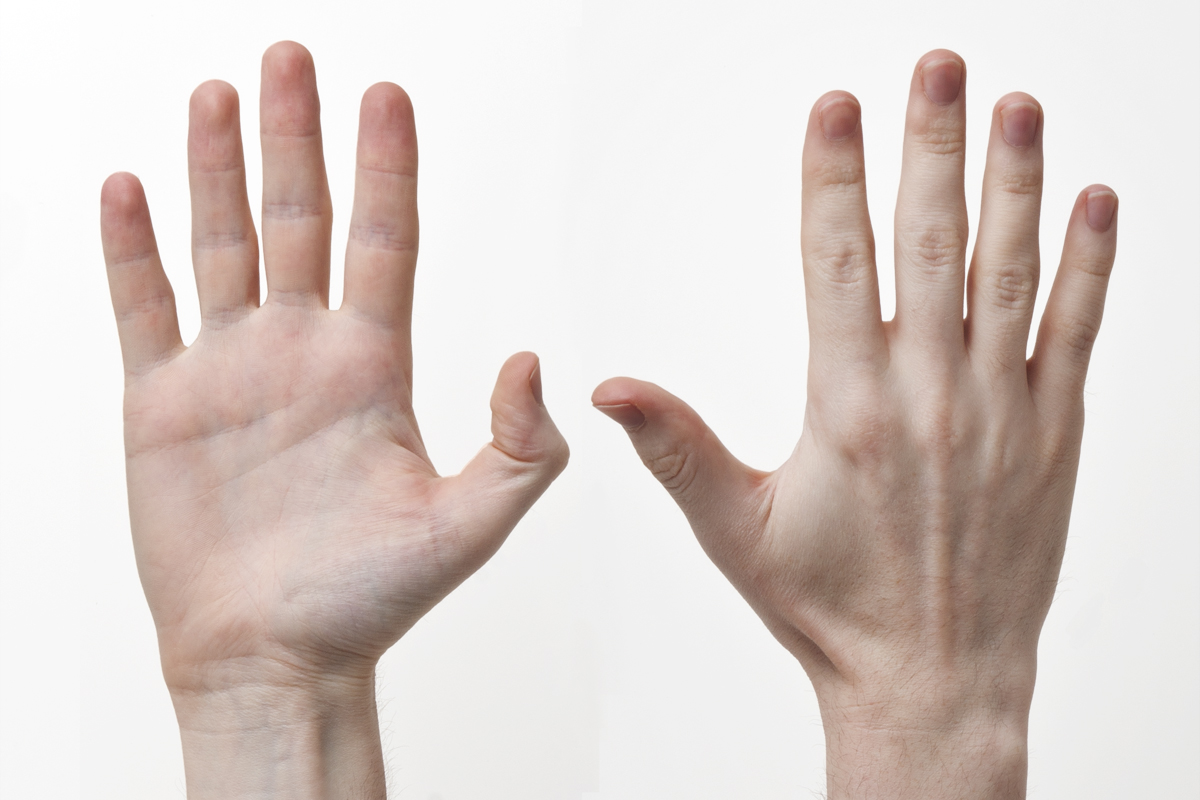
#> input picture data/Hands-Front-Back.jpg, 1200 x 800 px
$ python -i adaptive_contour.py   (imports and definitions only)
#> lines starting #> are read from the running program, lines starting #| are printed output that depends on the picture; after the words box and inside, x2 and y2 are one past the last pixel; in counts of white or black regions, pixels touching at a corner belong together
#> further down, picture is the input picture: shape (800, 1200, 3); mean B, G, R 201.5, 206.5, 218.4
import cv2
import numpy as np


def HandFiltering(frame):
    frameGray = cv2.cvtColor(frame, cv2.COLOR_BGR2GRAY)
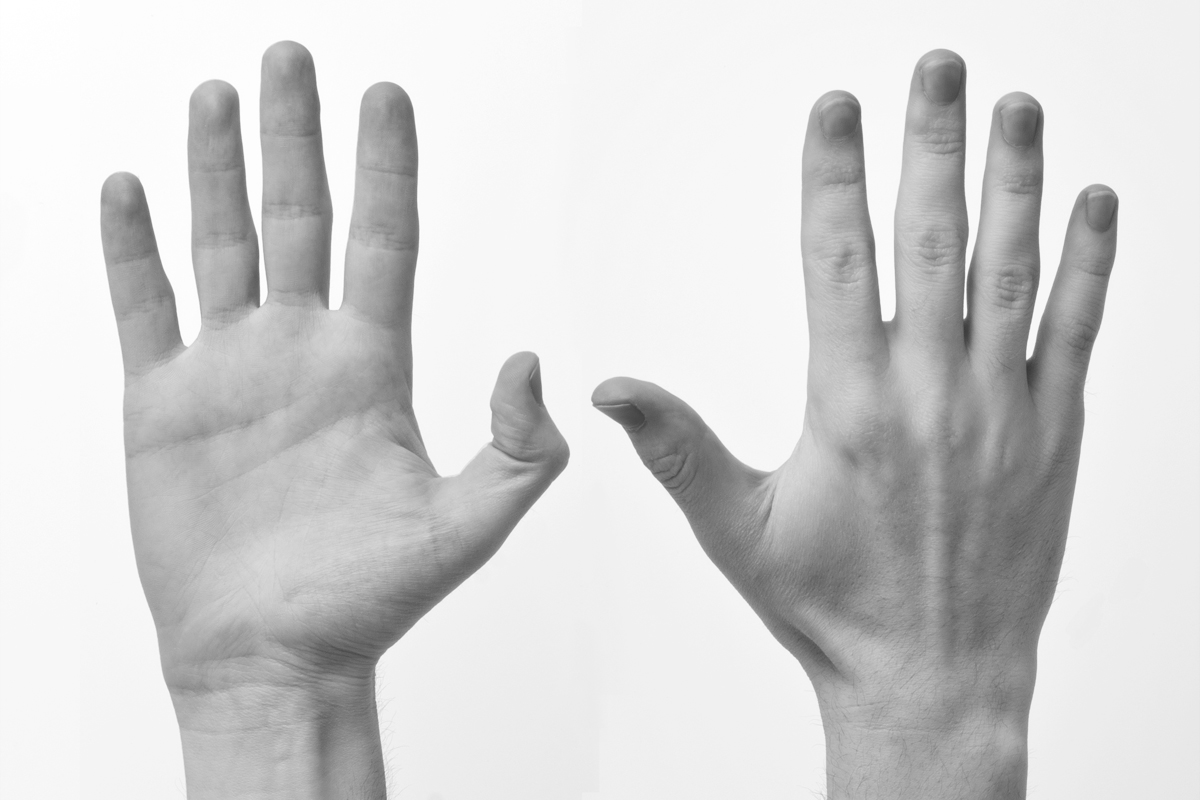
#> frameGray: shape (800, 1200); min 55, max 255, mean 209.5
    thresh = cv2.adaptiveThreshold(frameGray, 255, cv2.ADAPTIVE_THRESH_GAUSSIAN_C, cv2.THRESH_BINARY, 899, -20)
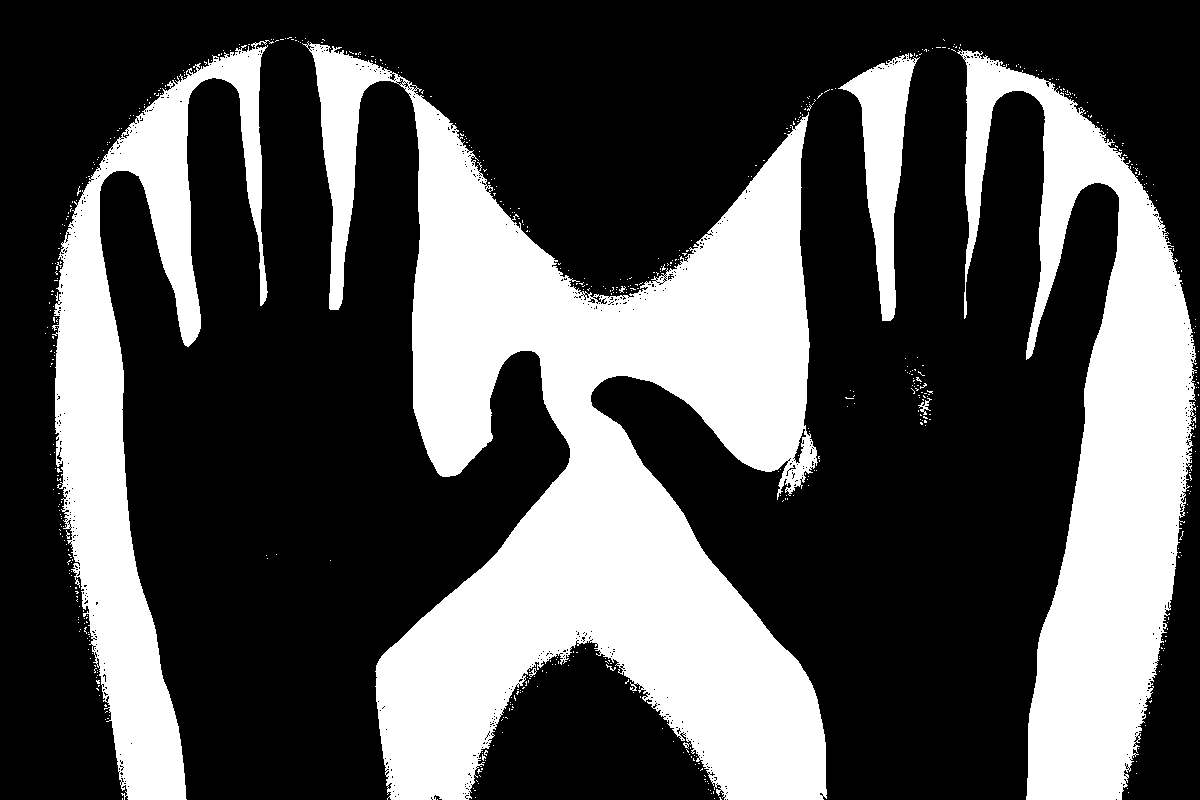
#> thresh: shape (800, 1200); 32.2% white; 630 white regions (622 under 20 px)
    mask = np.zeros(frame.shape, dtype=frame.dtype)
    contours, _ = cv2.findContours(thresh, cv2.RETR_TREE, cv2.CHAIN_APPROX_NONE)
#> contours = 1523 contours, 1502 with area under 20; largest, box (x1, y1, x2, y2) and area: (302, 41, 827, 800) 171880, (957, 49, 1197, 800) 73689, (52, 40, 274, 800) 50349, (838, 53, 920, 321) 7934, (793, 428, 807, 464) 152
    for c in contours:
        if cv2.contourArea(c) > 1000:
            cv2.drawContours(mask, [c], -1, (255, 255, 255), -1)
#> this loop made 1523 passes
#> c on passes 1 to 3: [[437, 799]], [[714, 798]], [[122, 798], [122, 799]]
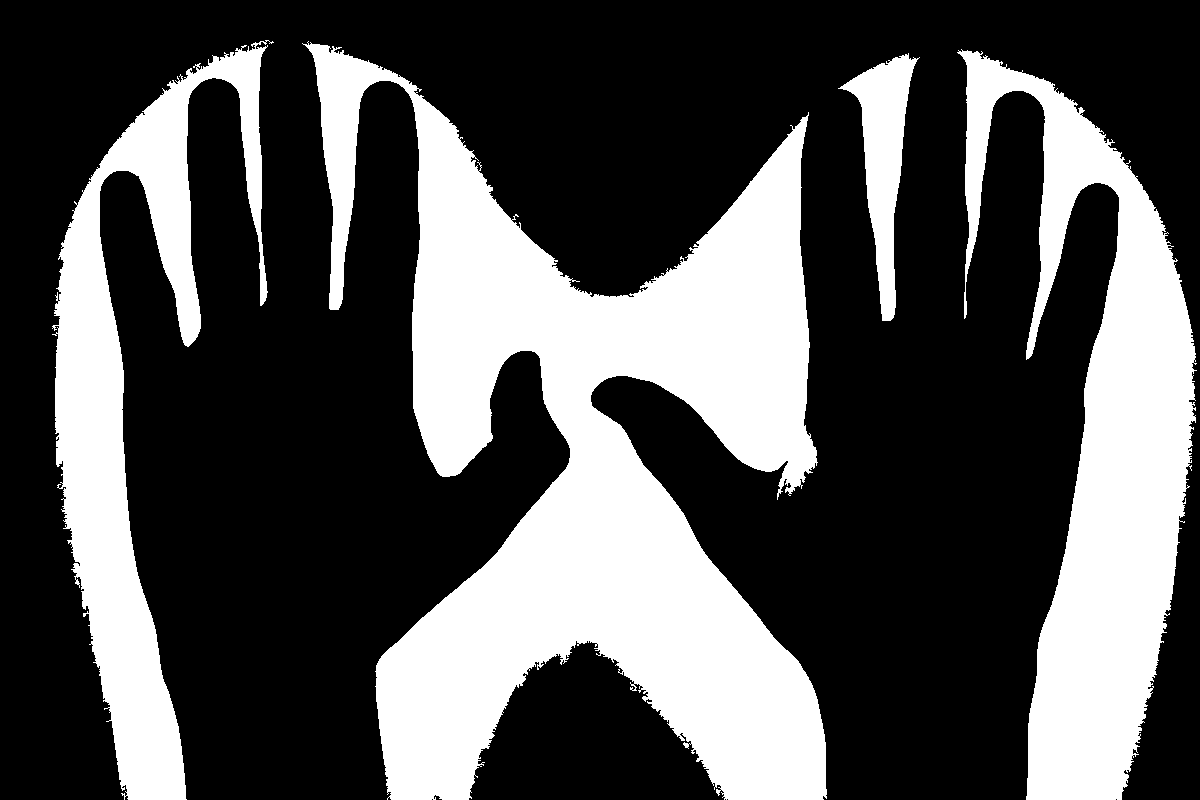
#> mask: shape (800, 1200, 3); 32.3% white; 4 white regions, box (x1, y1, x2, y2) and area: (302, 41, 827, 800) 174297, (957, 49, 1197, 800) 75240, (52, 40, 274, 800) 51926, (838, 53, 920, 321) 8247
    # mask = cv2.bitwise_not(mask)
    maskF = cv2.bitwise_or(frame, mask)

    return maskF, mask

>>> import cv2
>>> picture = cv2.imread('../data/Hands-Front-Back.jpg')
>>> result = HandFiltering(picture)
